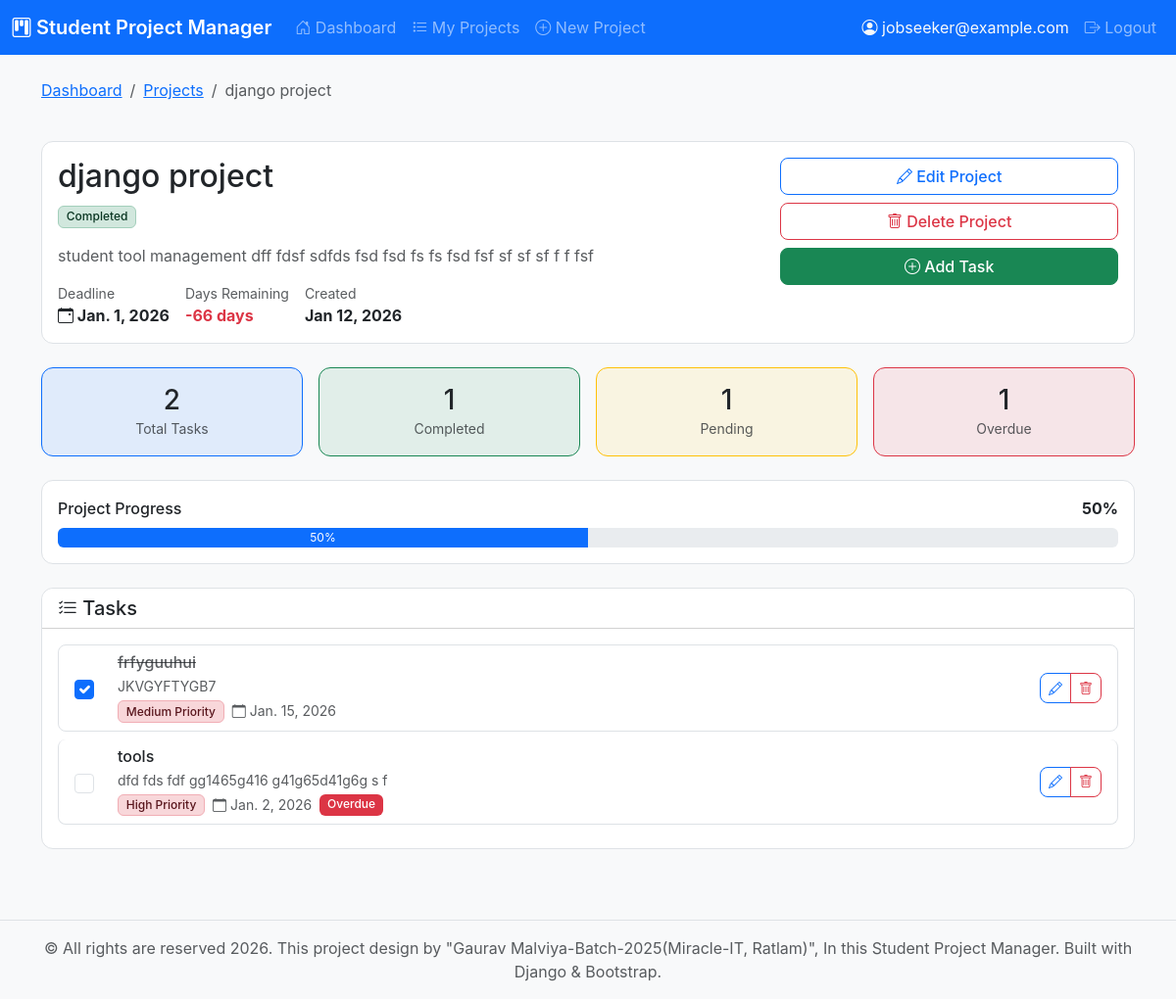
/projects/2/ (signed in), run on the app's committed database.
### projects/models.py (models this page shows, shortened)
class Project(models.Model):
    STATUS_CHOICES = [
        ('not_started', 'Not Started'),
        ('in_progress', 'In Progress'),
        ('completed', 'Completed'),
    ]
    user = models.ForeignKey(User, on_delete=models.CASCADE, related_name='projects')
    title = models.CharField(max_length=200)
    description = models.TextField()
    deadline = models.DateField()
    status = models.CharField(max_length=20, choices=STATUS_CHOICES, default='not_started')
    created_at = models.DateTimeField(auto_now_add=True)
    updated_at = models.DateTimeField(auto_now=True)
    class Meta:
        ordering = ['-created_at']
    @property
    def is_overdue(self):
        return self.deadline < timezone.now().date() and self.status != 'completed'
    @property
    def progress_percentage(self):
        total_tasks = self.tasks.count()
        if total_tasks == 0:
            return 0
        completed_tasks = self.tasks.filter(completed=True).count()
        return int((completed_tasks / total_tasks) * 100)
    @property
    def days_remaining(self):
        delta = self.deadline - timezone.now().date()
        return delta.days

class Task(models.Model):
    PRIORITY_CHOICES = [
        ('low', 'Low'),
        ('medium', 'Medium'),
        ('high', 'High'),
    ]
    project = models.ForeignKey(Project, on_delete=models.CASCADE, related_name='tasks')
    title = models.CharField(max_length=200)
    description = models.TextField(blank=True)
    deadline = models.DateField()
    priority = models.CharField(max_length=10, choices=PRIORITY_CHOICES, default='medium')
    completed = models.BooleanField(default=False)
    created_at = models.DateTimeField(auto_now_add=True)
    updated_at = models.DateTimeField(auto_now=True)
    class Meta:
        ordering = ['-priority', 'deadline']
    @property
    def is_overdue(self):
        return self.deadline < timezone.now().date() and not self.completed

### projects/views.py (the view)
# urls.py: path('projects/<int:pk>/', views.project_detail, name='project_detail'),
@login_required
def project_detail(request, pk):
    project = get_object_or_404(Project, pk=pk, user=request.user)
    tasks = project.tasks.all()
    total_tasks = tasks.count()
    completed_tasks = tasks.filter(completed=True).count()
    pending_tasks = total_tasks - completed_tasks
    overdue_tasks = tasks.filter(deadline__lt=timezone.now().date(), completed=False).count()
    context = {
        'project': project,
        'tasks': tasks,
        'total_tasks': total_tasks,
        'completed_tasks': completed_tasks,
        'pending_tasks': pending_tasks,
        'overdue_tasks': overdue_tasks,
    }
    return render(request, 'projects/project_detail.html', context)

### templates/projects/project_detail.html (shortened to what this page needs)
{% extends 'base.html' %}
{% block content %}
<div class="row mb-4">
    <div class="col">
        <nav aria-label="breadcrumb">
            <ol class="breadcrumb">
                <li class="breadcrumb-item"><a href="{% url 'dashboard' %}">Dashboard</a></li>
                <li class="breadcrumb-item"><a href="{% url 'project_list' %}">Projects</a></li>
                <li class="breadcrumb-item active">{{ project.title }}</li>
            </ol>
        </nav>
    </div>
</div>
<div class="card mb-4">
    <div class="card-body">
        <div class="row">
            <div class="col-lg-8">
                <div class="d-flex justify-content-between align-items-start mb-3">
                    <div>
                        <h2 class="mb-2">{{ project.title }}</h2>
                        <span class="badge bg-{{ project.status|yesno:'success,warning,secondary' }} text-{{ project.status|yesno:'success,warning,secondary' }}-emphasis bg-{{ project.status|yesno:'success,warning,secondary' }}-subtle border border-{{ project.status|yesno:'success,warning,secondary' }}-subtle">
                            {{ project.get_status_display }}
                        </span>
                    </div>
                </div>
                <p class="text-muted">{{ project.description }}</p>
                <div class="d-flex gap-3 flex-wrap">
                    <div>
                        <small class="text-muted d-block">Deadline</small>
                        <strong><i class="bi bi-calendar-event"></i> {{ project.deadline }}</strong>
                    </div>
                    <div>
                        <small class="text-muted d-block">Days Remaining</small>
                        <strong class="{% if project.days_remaining < 0 %}text-danger{% elif project.days_remaining <= 3 %}text-warning{% else %}text-success{% endif %}">
                            {{ project.days_remaining }} days
                        </strong>
                    </div>
                    <div>
                        <small class="text-muted d-block">Created</small>
                        <strong>{{ project.created_at|date:"M d, Y" }}</strong>
                    </div>
                </div>
            </div>
            <div class="col-lg-4">
                <div class="d-flex flex-column gap-2">
                    <a href="{% url 'project_update' project.pk %}" class="btn btn-outline-primary">
                        <i class="bi bi-pencil"></i> Edit Project
                    </a>
                    <a href="{% url 'project_delete' project.pk %}" class="btn btn-outline-danger">
                        <i class="bi bi-trash"></i> Delete Project
                    </a>
                    <a href="{% url 'task_create' project.pk %}" class="btn btn-success">
                        <i class="bi bi-plus-circle"></i> Add Task
                    </a>
                </div>
            </div>
        </div>
    </div>
</div>
<div class="row g-3 mb-4">
    <div class="col-md-3">
        <div class="card bg-primary bg-opacity-10 border-primary">
            <div class="card-body text-center">
                <h3 class="mb-0">{{ total_tasks }}</h3>
                <small class="text-muted">Total Tasks</small>
            </div>
        </div>
    </div>
    <div class="col-md-3">
        <div class="card bg-success bg-opacity-10 border-success">
            <div class="card-body text-center">
                <h3 class="mb-0">{{ completed_tasks }}</h3>
                <small class="text-muted">Completed</small>
            </div>
        </div>
    </div>
    <div class="col-md-3">
        <div class="card bg-warning bg-opacity-10 border-warning">
            <div class="card-body text-center">
                <h3 class="mb-0">{{ pending_tasks }}</h3>
                <small class="text-muted">Pending</small>
            </div>
        </div>
    </div>
    <div class="col-md-3">
        <div class="card bg-danger bg-opacity-10 border-danger">
            <div class="card-body text-center">
                <h3 class="mb-0">{{ overdue_tasks }}</h3>
                <small class="text-muted">Overdue</small>
            </div>
        </div>
    </div>
</div>
<div class="card mb-4">
    <div class="card-body">
        <div class="d-flex justify-content-between align-items-center mb-2">
            <h6 class="mb-0">Project Progress</h6>
            <span class="fw-bold">{{ project.progress_percentage }}%</span>
        </div>
        <div class="progress" style="height: 20px;">
            <div class="progress-bar {% if project.progress_percentage == 100 %}bg-success{% elif project.progress_percentage >= 50 %}bg-primary{% else %}bg-warning{% endif %}"
                 style="width: {{ project.progress_percentage }}%">
                {{ project.progress_percentage }}%
            </div>
        </div>
    </div>
</div>
<div class="card">
    <div class="card-header bg-white">
        <h5 class="mb-0"><i class="bi bi-list-check"></i> Tasks</h5>
    </div>
    <div class="card-body">
        {% if tasks %}
            <div class="list-group">
                {% for task in tasks %}
                <div class="list-group-item">
                    <div class="row align-items-center">
                        <div class="col-auto">
                            <form method="post" action="{% url 'task_toggle' task.pk %}" class="d-inline">
                                <input type="checkbox" class="form-check-input" {% if task.completed %}checked{% endif %}
                                       onchange="this.form.submit()" style="width: 20px; height: 20px; cursor: pointer;">
                            </form>
                        </div>
                        <div class="col">
                            <h6 class="mb-1 {% if task.completed %}text-decoration-line-through text-muted{% endif %}">
                                {{ task.title }}
                            </h6>
                            {% if task.description %}
                            <p class="mb-1 small text-muted">{{ task.description|truncatewords:20 }}</p>
                            {% endif %}
                            <div class="d-flex gap-2 flex-wrap">
                                <span class="badge bg-{{ task.priority|yesno:'danger,warning,secondary' }} text-{{ task.priority|yesno:'danger,warning,secondary' }}-emphasis bg-{{ task.priority|yesno:'danger,warning,secondary' }}-subtle border border-{{ task.priority|yesno:'danger,warning,secondary' }}-subtle">
                                    {{ task.get_priority_display }} Priority
                                </span>
                                <small class="text-muted">
                                    <i class="bi bi-calendar"></i> {{ task.deadline }}
                                </small>
                                {% if task.is_overdue and not task.completed %}
                                <span class="badge bg-danger">Overdue</span>
                                {% endif %}
                            </div>
                        </div>
                        <div class="col-auto">
                            <div class="btn-group">
                                <a href="{% url 'task_update' task.pk %}" class="btn btn-sm btn-outline-primary">
                                    <i class="bi bi-pencil"></i>
                                </a>
                                <a href="{% url 'task_delete' task.pk %}" class="btn btn-sm btn-outline-danger">
                                    <i class="bi bi-trash"></i>
                                </a>
                            </div>
                        </div>
                    </div>
                </div>
                {% endfor %}
            </div>
        {% endif %}
    </div>
</div>
{% endblock %}

### templates/base.html (shortened to what this page needs)
<!DOCTYPE html>
<html lang="en">
<head>
    <link href="https://cdn.jsdelivr.net/npm/bootstrap@5.3.2/dist/css/bootstrap.min.css" rel="stylesheet">
    <link rel="stylesheet" href="https://cdn.jsdelivr.net/npm/bootstrap-icons@1.11.2/font/bootstrap-icons.min.css">
    {% load static %}
    <link rel="stylesheet" href="{% static 'css/style.css' %}">
</head>
<body>
    <nav class="navbar navbar-expand-lg navbar-dark bg-primary">
        <div class="container-fluid">
            <a class="navbar-brand" href="{% url 'dashboard' %}">
                <i class="bi bi-kanban"></i> Student Project Manager
            </a>
            <div class="collapse navbar-collapse" id="navbarNav">
                {% if user.is_authenticated %}
                <ul class="navbar-nav me-auto">
                    <li class="nav-item">
                        <a class="nav-link" href="{% url 'dashboard' %}">
                            <i class="bi bi-house-door"></i> Dashboard
                        </a>
                    </li>
                    <li class="nav-item">
                        <a class="nav-link" href="{% url 'project_list' %}">
                            <i class="bi bi-list-task"></i> My Projects
                        </a>
                    </li>
                    <li class="nav-item">
                        <a class="nav-link" href="{% url 'project_create' %}">
                            <i class="bi bi-plus-circle"></i> New Project
                        </a>
                    </li>
                </ul>
                <ul class="navbar-nav">
                    <li class="nav-item">
                        <span class="nav-link text-light">
                            <i class="bi bi-person-circle"></i> {{ user.username }}
                        </span>
                    </li>
                    <li class="nav-item">
                        <a class="nav-link" href="{% url 'logout' %}">
                            <i class="bi bi-box-arrow-right"></i> Logout
                        </a>
                    </li>
                </ul>
                {% endif %}
            </div>
        </div>
    </nav>
    <main class="py-4">
        <div class="container">
            {% block content %}{% endblock %}
        </div>
    </main>
    <footer class="bg-light text-center text-muted py-3 mt-5">
        <div class="container">
            <p class="mb-0">&copy; All rights are reserved 2026. This project design by "Gaurav Malviya-Batch-2025(Miracle-IT, Ratlam)", In this Student Project Manager. Built with Django & Bootstrap.</p>
        </div>
    </footer>
</body>
</html>

### static/css/style.css (style rules this page uses)
:root { --bs-primary: #0d6efd; --bs-primary-rgb: 13, 110, 253; --bs-success: #198754; --bs-warning: #ffc107; --bs-danger: #dc3545; --bs-info: #0dcaf0; --bs-light: #f8f9fa; --bs-dark: #212529; --bs-gray-100: #f8f9fa; --bs-gray-200: #e9ecef; --bs-gray-300: #dee2e6; --bs-gray-400: #ced4da; --bs-gray-500: #adb5bd; --bs-gray-600: #6c757d; --bs-gray-700: #495057; --bs-gray-800: #343a40; --bs-gray-900: #212529; }
body { font-family: -apple-system, BlinkMacSystemFont, 'Segoe UI', Roboto, 'Helvetica Neue', Arial, sans-serif; background-color: var(--bs-gray-100); }
.navbar-brand { font-weight: 600; font-size: 1.25rem; }
.card { border-radius: 12px; border: 1px solid var(--bs-gray-300); }
.card-header { border-radius: 12px 12px 0 0 !important; }
.btn { border-radius: 8px; font-weight: 500; }
.badge { font-weight: 500; padding: 0.35em 0.65em; border-radius: 6px; }
.list-group-item { border-radius: 8px !important; margin-bottom: 0.5rem; border: 1px solid var(--bs-gray-300); }
footer { margin-top: auto; border-top: 1px solid var(--bs-gray-300); }

### data on the page
Project: title "django project", status "Completed", description "student tool management dff fdsf sdfds fsd fsd fs fs fsd fsf sf sf sf f f fsf", deadline "Jan. 1, 2026", days_remaining "-66", created_at "Jan 12, 2026", progress_percentage "50"
Task: completed "☑", title "frfyguuhui", description "JKVGYFTYGB7", priority "Medium", deadline "Jan. 15, 2026"
Task: title "tools", description "dfd fds fdf gg1465g416 g41g65d41g6g s f", priority "High", deadline "Jan. 2, 2026", shows "Overdue"

### other printed values
{{ user.username }} "jobseeker@example.com"
{{ total_tasks }} "2"
{{ completed_tasks }} "1"
{{ pending_tasks }} "1"
{{ overdue_tasks }} "1"
